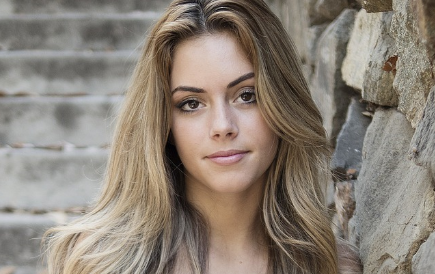
#> input picture eye-detection/eye.png, 435 x 274 px, given in place of the camera
$ python eye-detection-webcam.py
#> lines starting #> are read from the running program, lines starting #| are printed output that depends on the picture; after the words box and inside, x2 and y2 are one past the last pixel; in counts of white or black regions, pixels touching at a corner belong together
import cv2

vid = cv2.VideoCapture(0)

face_cascade = cv2.CascadeClassifier("frontalface.xml")
eye_cascade = cv2.CascadeClassifier("eye.xml")

while 1:
    ret, frame = vid.read()
#> frame is the input picture: shape (274, 435, 3); mean B, G, R 119.3, 130, 140.1
    frame = cv2.flip(frame, 1)
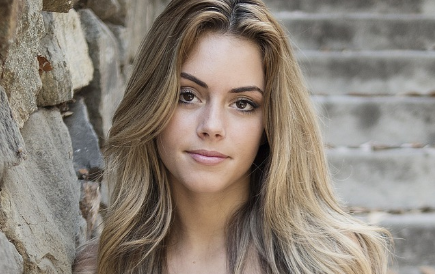
#> frame: shape (274, 435, 3); mean B, G, R 119.3, 130, 140.1
    frame = cv2.resize(frame, (480, 360))
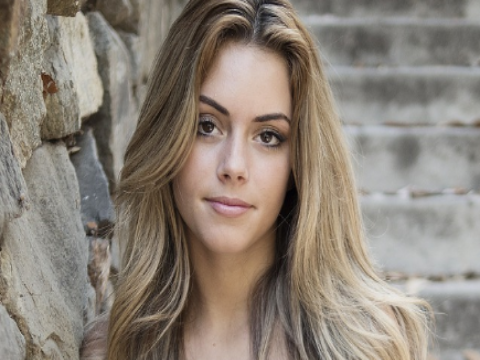
#> frame: shape (360, 480, 3); mean B, G, R 119.2, 129.9, 140

    gray = cv2.cvtColor(frame, cv2.COLOR_BGR2GRAY)
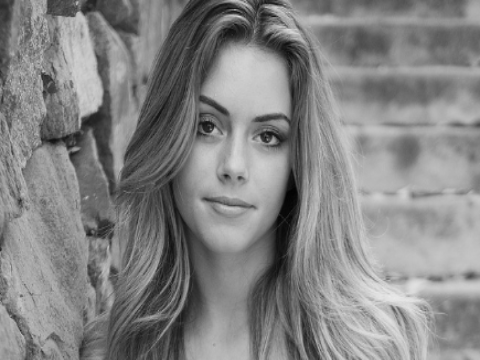
#> gray: shape (360, 480); min 2, max 234, mean 131.7
    faces = face_cascade.detectMultiScale(gray)
#> faces = [[158, 72, 159, 159]]

    for (x, y, w, h) in faces:
        cv2.rectangle(frame, (x, y), (x+w, y+h), (0, 255, 0), 2)

        roi_gray = gray[y:y+h, x:x+w]
        roi_frame = frame[y:y+h, x:x+w]

        eyes = eye_cascade.detectMultiScale(roi_gray)

        for (ex, ey, ew, eh) in eyes:
            cv2.rectangle(roi_frame, (ex, ey), (ex+ew, ey+eh), (0, 0, 255), 2)
#> this loop made 1 pass
#> (x, y, w, h, eyes) on pass 1: (158, 72, 159, 159, [[30, 34, 42, 42], [89, 45, 41, 41], [58, 97, 21, 21]])
#> pass 1, `roi_gray = gray[y:y+h, x:x+w]`:
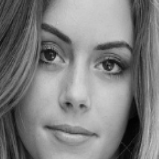
#> roi_gray: shape (159, 159); min 2, max 215, mean 126.2
#> pass 1, `roi_frame = frame[y:y+h, x:x+w]`:
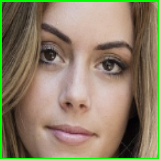
#> roi_frame: shape (159, 159, 3); mean B, G, R 102.2, 126.1, 140
#> after the loop:
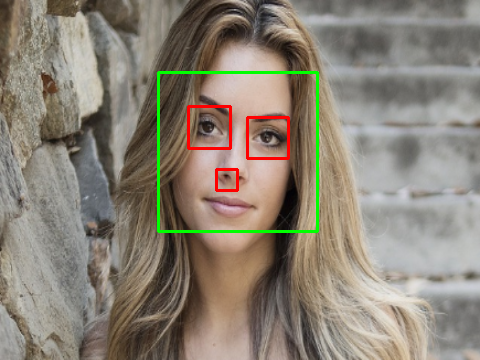
#> frame: shape (360, 480, 3); 1.82% of pixels changed, all inside (x1, y1, x2, y2) = (157, 71, 319, 233)
#> after the loop:
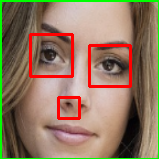
#> roi_frame: shape (159, 159, 3); 4.89% of pixels changed, all inside (x1, y1, x2, y2) = (29, 33, 132, 120)

    cv2.imshow('Eyes Capture', frame)

    if cv2.waitKey(5) & 0xFF == ord('q'):
#> (key q is pressed here)
        break

vid.release()
cv2.destroyAllWindows()
